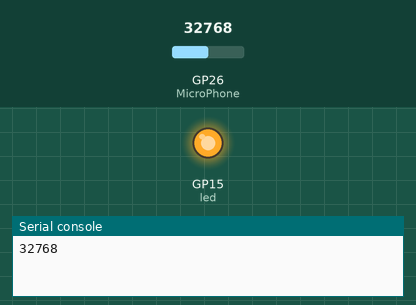
The program below on a simulated Raspberry Pi Pico running MicroPython. Shown: output pins drawn as LEDs (lit = HIGH), the last lines printed to the serial console. The inputs (shaded band) are chosen by the test bench; at power-on: GP26 (MicroPhone) = 32768 (analog values on the 0–65535 scale).

Above: at 1.2 s.
1.3 s: GP26 (MicroPhone) set to 5360
5.3 s: GP26 (MicroPhone) set to 4528
At 7.5 s:
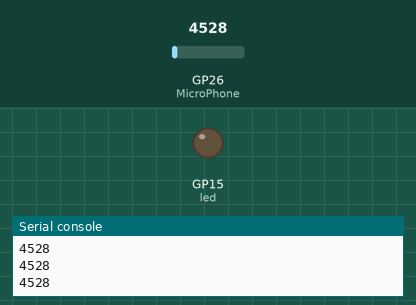
9.3 s: GP26 (MicroPhone) set to 5655
At 10.0 s:
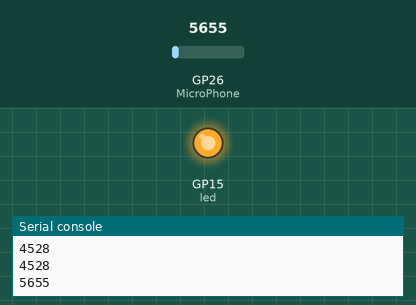
13.3 s: GP26 (MicroPhone) set to 4345
At 15.9 s:
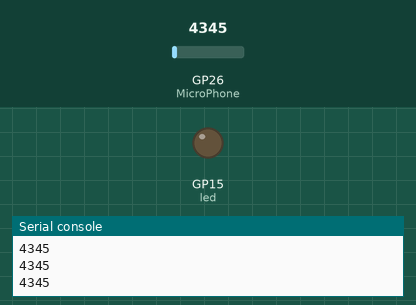
Timing chart, 0 to 17.4 s (numbered marks = the images above; inputs shaded):
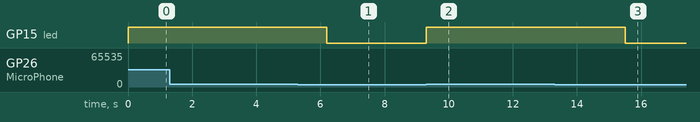

Measured:
- the behaviour switches between 5008 and 4992 on GP26 (MicroPhone) (found by bisection; images 0 and 1)
- after the input at 5.3 s, GP15 (led): HIGH → LOW after 0.90 s
- after the input at 9.3 s, GP15 (led): LOW → HIGH at once
- after the input at 13.3 s, GP15 (led): HIGH → LOW after 2.2 s

The program:

sound-controlled_lights.py
```python
'''
 * Keyestudio 37 in 1 Starter Kit for Raspberry Pi Pico
 * lesson 47
 * sound-controlled lights
 * http://www.keyestudio.com
'''
import machine
import time

MicroPhone = machine.ADC(26)

led = machine.Pin(15,machine.Pin.OUT)

while True:
    value = MicroPhone.read_u16()
    print(value)
    if value > 5000:
        led.value(1)
        time.sleep(3)
    else:
        led.value(0)
    time.sleep(0.1)
    
```
